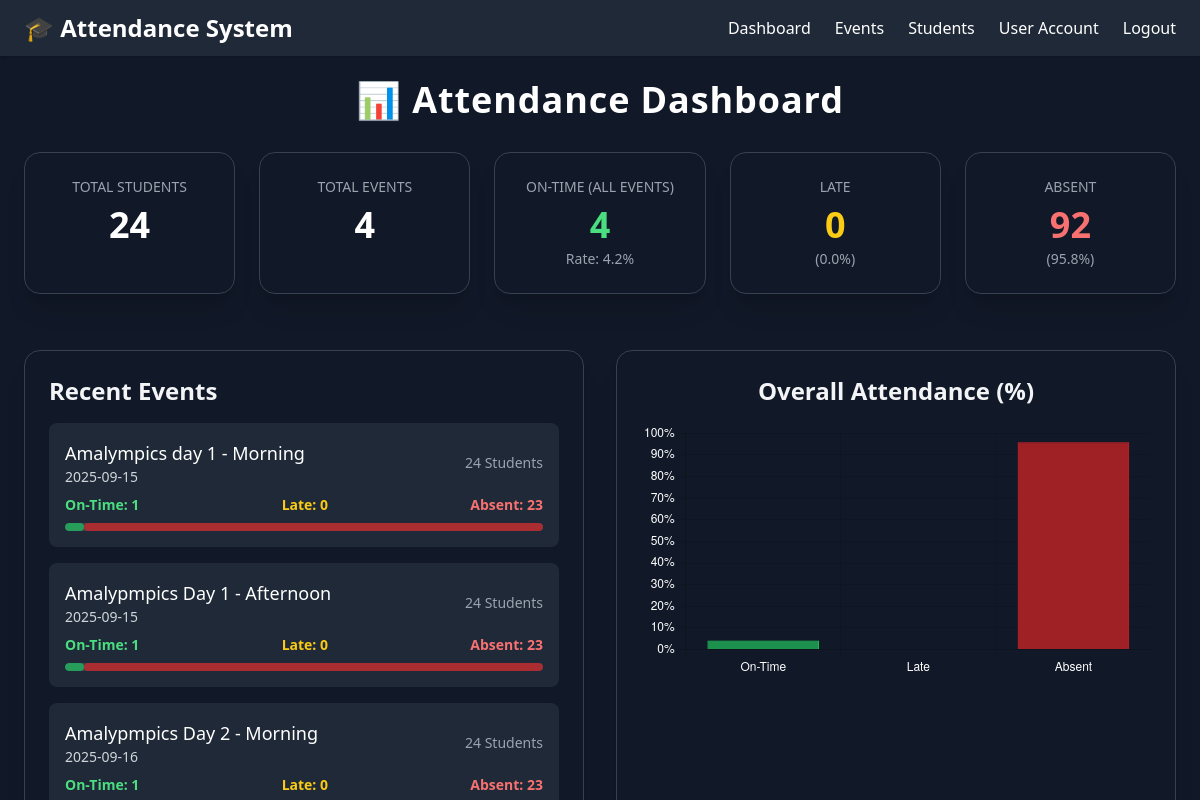
Page /dashboard (signed in) on the earlier database version.
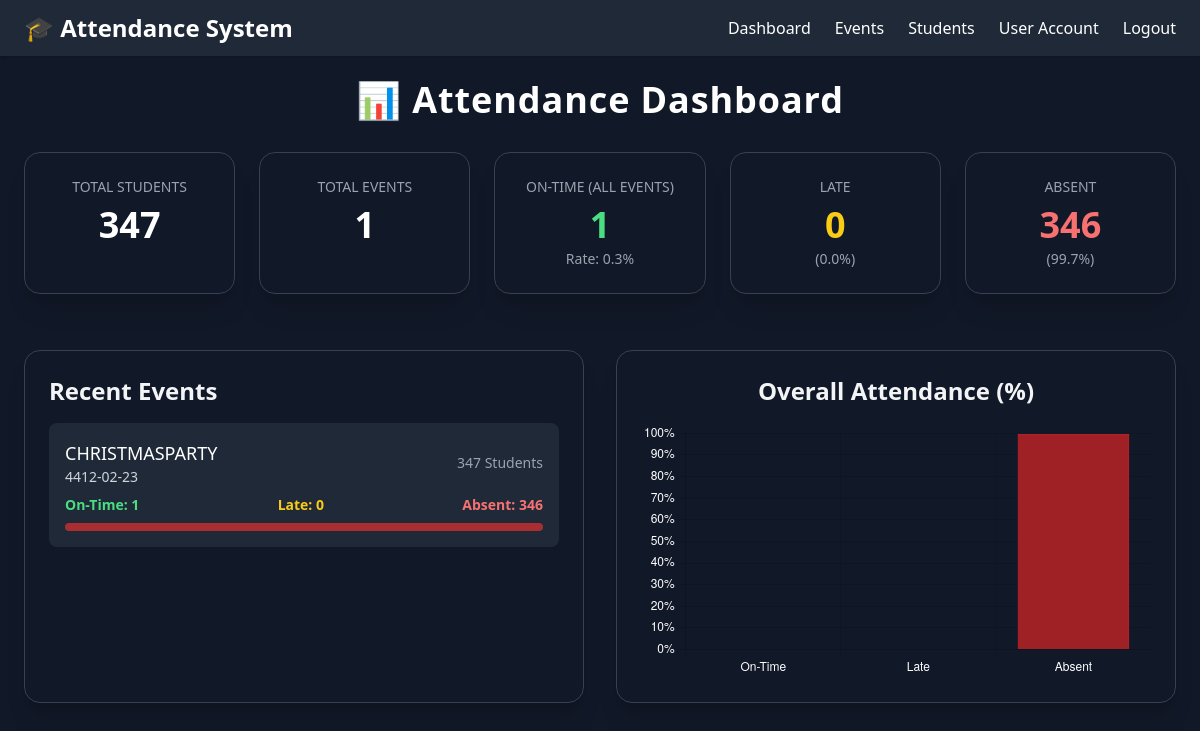
Same page on the later database version.
### tables this page shows
CREATE TABLE events (
    id INTEGER PRIMARY KEY AUTOINCREMENT,
    event_name TEXT NOT NULL,
    event_date TEXT NOT NULL,
    semester TEXT NOT NULL
, cutoff_time TEXT);

### app/routes/dashboard.py (the view)
@bp.route("/dashboard")
def dashboard():
    if "user_id" not in session:
        return redirect(url_for("auth.login"))
    user_id = session["user_id"]
    user_name = session.get("username", "Officer")
    user_type = session.get("user_type", "officer")
    conn = get_db_connection()
    cur = conn.cursor()
    cur.execute("SELECT id, event_name, event_date FROM events ORDER BY event_date ASC")
    events_raw = cur.fetchall()
    total_events = len(events_raw)
    cur.execute("SELECT usn, name FROM student_info ORDER BY name ASC")
    students_raw = cur.fetchall()
    total_students = len(students_raw)
    event_ids = [e["id"] for e in events_raw]
    total_present = total_late = total_absent = 0
    if event_ids and total_students > 0:
        cur.execute(f"""
            SELECT
                SUM(CASE WHEN time_in IS NOT NULL AND time_in != '' AND time_in != 'Absent' AND time_in != 'Late' THEN 1 ELSE 0 END) AS total_present,
                SUM(CASE WHEN time_in = 'Late' THEN 1 ELSE 0 END) AS total_late
            FROM event_attendance
            WHERE event_id IN ({','.join(['?']*len(event_ids))})
        """, event_ids)
        stats = cur.fetchone()
        total_present = stats["total_present"] or 0
        total_late = stats["total_late"] or 0
        total_records = total_students * total_events
        total_absent = total_records - (total_present + total_late)
    else:
        total_records = 0
    attendance_rate = f"{(total_present/total_records*100):.1f}%" if total_records else "0%"
    late_percentage = f"{(total_late/total_records*100):.1f}%" if total_records else "0%"
    absent_percentage = f"{(total_absent/total_records*100):.1f}%" if total_records else "0%"
    events = []
    for e in events_raw:
        cur.execute("""
            SELECT
                SUM(CASE WHEN time_in IS NOT NULL AND time_in != '' AND time_in != 'Absent' AND time_in != 'Late' THEN 1 ELSE 0 END) AS present,
                SUM(CASE WHEN time_in = 'Late' THEN 1 ELSE 0 END) AS late
            FROM event_attendance
            WHERE event_id = ?
        """, (e["id"],))
        event_stats = cur.fetchone()
        present = event_stats["present"] or 0
        late = event_stats["late"] or 0
        absent = total_students - (present + late)
        events.append({
            "id": e["id"],
            "event_name": e["event_name"],
            "event_date": e["event_date"],
            "total_students": total_students,
            "present": present,
            "late": late,
            "absent": absent
        })
    conn.close()
    return render_template(
        "dashboard.html",
        user_name=user_name,
        user_type=user_type,
        events=events,
        total_present=total_present,
        total_late=total_late,
        total_absent=total_absent,
        attendance_rate=attendance_rate,
        late_percentage=late_percentage,
        absent_percentage=absent_percentage,
        total_students=total_students,
        total_events=total_events
    )

### app/routes/dashboard.py (called while the page is built)
def get_db_connection():
    conn = sqlite3.connect(DB_PATH)
    conn.row_factory = sqlite3.Row  # Enables dict-like access
    return conn

### app/templates/dashboard.html (shortened to what the changed rows need)
{% extends "base.html" %}
{% block content %}
<div class="flex flex-col h-full p-6 gap-8">
  <h2 class="text-4xl font-bold text-white tracking-wide text-center">📊 Attendance Dashboard</h2>
  <div class="grid grid-cols-1 sm:grid-cols-2 lg:grid-cols-5 gap-6 text-center">
    <div class="bg-gray-900 p-6 rounded-2xl shadow-xl border border-gray-700">
      <h3 class="text-gray-400 text-sm uppercase">Total Students</h3>
      <p class="text-4xl font-bold text-white mt-2">{{ total_students }}</p>
    </div>
    <div class="bg-gray-900 p-6 rounded-2xl shadow-xl border border-gray-700">
      <h3 class="text-gray-400 text-sm uppercase">Total Events</h3>
      <p class="text-4xl font-bold text-white mt-2">{{ total_events }}</p>
    </div>
    <div class="bg-gray-900 p-6 rounded-2xl shadow-xl border border-gray-700">
      <h3 class="text-gray-400 text-sm uppercase">ON-Time (All Events)</h3>
      <p class="text-4xl font-bold text-green-400 mt-2">{{ total_present }}</p>
      <p class="text-sm text-gray-400 mt-1">Rate: {{ attendance_rate }}</p>
    </div>
    <div class="bg-gray-900 p-6 rounded-2xl shadow-xl border border-gray-700">
      <h3 class="text-gray-400 text-sm uppercase">Absent</h3>
      <p class="text-4xl font-bold text-red-400 mt-2">{{ total_absent }}</p>
      <p class="text-sm text-gray-400 mt-1">({{ absent_percentage }})</p>
    </div>
  </div>
  <div class="flex flex-col lg:flex-row gap-8 mt-6">
    <div class="bg-gray-900 border border-gray-700 rounded-2xl shadow-xl flex flex-col p-6 flex-1">
      <div class="grid grid-cols-1 gap-4">
        {% for event in events[:5] %}
        <div class="bg-gray-800 p-4 rounded-lg hover:bg-gray-700 transition">
          <div class="flex justify-between items-center mb-2">
            <div>
              <p class="text-white font-medium text-lg">{{ event.event_name }}</p>
              <p class="text-gray-300 text-sm">{{ event.event_date }}</p>
            </div>
            <p class="text-gray-400 text-sm">{{ event.total_students }} Students</p>
          </div>
          <div class="flex justify-between text-sm text-gray-200 mt-2">
            <span class="text-green-400 font-semibold">On-Time: {{ event.present }}</span>
            <span class="text-yellow-400 font-semibold">Late: {{ event.late }}</span>
            <span class="text-red-400 font-semibold">Absent: {{ event.absent }}</span>
          </div>
          <div class="w-full bg-gray-700 rounded-full h-2 mt-2 overflow-hidden relative">
            <div class="h-2 rounded-full absolute left-0"
                 style="width: {{ (event.present / event.total_students * 100)|round(0) }}%; background-color: rgba(34,197,94,0.7)"></div>
            <div class="h-2 rounded-full absolute left-0"
                 style="width: {{ (event.absent / event.total_students * 100)|round(0) }}%; background-color: rgba(220,38,38,0.7); left: {{ ((event.present+event.late)/event.total_students * 100)|round(0) }}%"></div>
          </div>
        </div>
        {% endfor %}
      </div>
    </div>
    <div class="bg-gray-900 border border-gray-700 rounded-2xl shadow-xl p-6 flex-1">
      <h3 class="text-2xl font-semibold text-gray-100 mb-4 text-center">Overall Attendance (%)</h3>
      <canvas id="overallAttendanceChart" class="w-full h-72"></canvas>
    </div>
  </div>
</div>
<script>
const overallCtx = document.getElementById('overallAttendanceChart').getContext('2d');
new Chart(overallCtx, {
    type: 'bar',
    data: {
        labels: ["On-Time", "Late", "Absent"],
        datasets: [{
            label: 'Percentage',
            data: [
                parseFloat("{{ attendance_rate|replace('%','') }}"),
                parseFloat("{{ late_percentage|replace('%','') }}"),
                parseFloat("{{ absent_percentage|replace('%','') }}")
            ],
            backgroundColor: [
                'rgba(34,197,94,0.7)',
                'rgba(234,179,8,0.7)',
                'rgba(220,38,38,0.7)'
            ],
            borderColor: [
                'rgba(34,197,94,1)',
                'rgba(234,179,8,1)',
                'rgba(220,38,38,1)'
            ],
            borderWidth: 1
        }]
    },
    options: {
        responsive: true,
        plugins: {
            legend: { display: false },
            tooltip: { callbacks: { label: ctx => ctx.raw + "%" } }
        },
        scales: {
            y: { beginAtZero: true, max: 100, ticks: { color: 'white', callback: val => val + "%" } },
            x: { ticks: { color: 'white' } }
        }
    }
});
</script>
{% endblock %}

Differences in the rows shown:
removed events: event_name "Amalympics day 1 - Morning", event_date "2025-09-15", total_students "24", present "1", late "0", absent "23", {{ (event.present / event.total_students * 100)|round(0) }} 4.0 (drawn), {{ (event.absent / event.total_students * 100)|round(0) }} 96.0 (drawn)
removed events: event_name "Amalypmpics Day 1 - Afternoon", event_date "2025-09-15", total_students "24", present "1", late "0", absent "23", {{ (event.present / event.total_students * 100)|round(0) }} 4.0 (drawn), {{ (event.absent / event.total_students * 100)|round(0) }} 96.0 (drawn)
removed events: event_name "Amalypmpics Day 2 - Morning", event_date "2025-09-16", total_students "24", present "1", late "0", absent "23"
added events: event_name "CHRISTMASPARTY", event_date "4412-02-23", total_students "347", present "1", late "0", absent "346", {{ (event.absent / event.total_students * 100)|round(0) }} 100.0 (drawn)
Other differences:
{{ total_students }}: "24" → "347"
{{ total_events }}: "4" → "1"
{{ total_present }}: "4" → "1"
{{ attendance_rate }}: "4.2%" → "0.3%"
{{ total_absent }}: "92" → "346"
{{ absent_percentage }}: "95.8%" → "99.7%"
chart data {{ attendance_rate|replace('%','') }}: 4.2 → 0.3
chart data {{ absent_percentage|replace('%','') }}: 95.8 → 99.7
